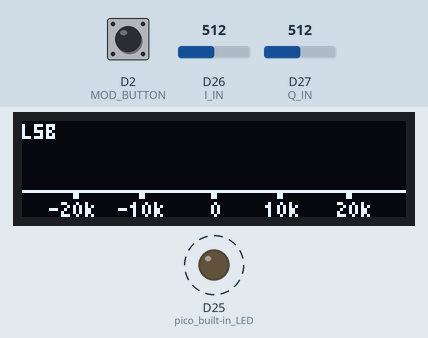
Simulated run of this sketch. Board: Arduino Due. Shown: 128×32 one-colour display, output pins drawn as LEDs (lit = HIGH). Dashed ring = blinking. The test bench sets the inputs (shaded band); at power-on: D2 (MOD_BUTTON) HIGH, D26 (I_IN) = 512, D27 (Q_IN) = 512 (analog values on the 0–1023 scale). What the sketch prints to the serial monitor is not drawn.

Above: at 1.77 s.
1.8 s: D2 (MOD_BUTTON) pulled LOW for 3.2 s
At 5.12 s:
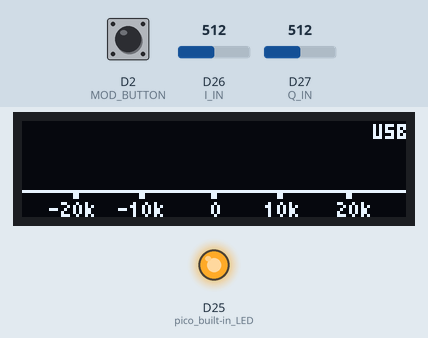
5.6 s: D26 (I_IN) set to 306
At 5.81 s:
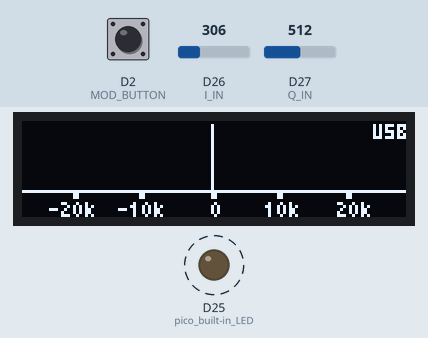
7.2 s: D27 (Q_IN) set to 716
8.7 s: D26 (I_IN) set to 122
At 8.85 s:
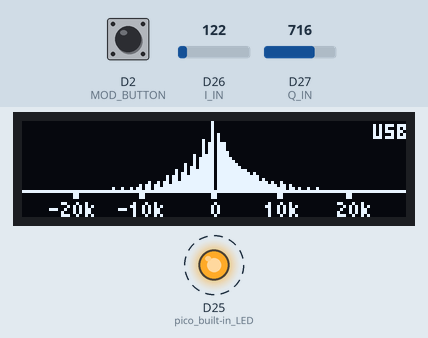
10.2 s: D2 (MOD_BUTTON) pulled LOW for 0.15 s
At 10.47 s:
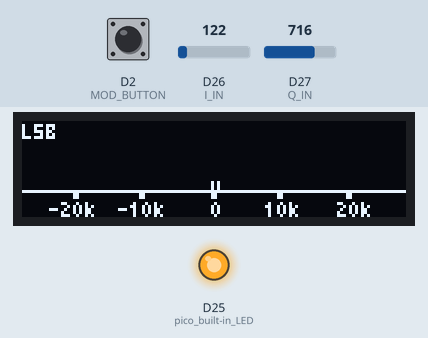
10.9 s: D27 (Q_IN) set to 900
At 11.13 s:
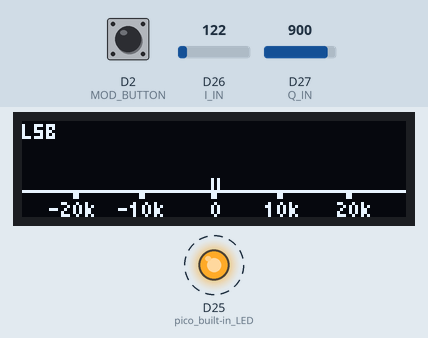
Timing chart, 0 to 13.5 s (numbered marks = the images above; inputs shaded):
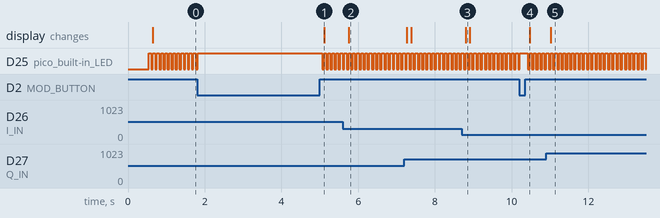

The sketch:

pico_BandScope_v1_128x32.ino
```cpp
/*
  OLED 128x32 Bandscope JR3XNW 2023/3/14
  Library to add
  arduinoFFT.h
  Wire.h
  U8g2lib.h
*/

#include <U8g2lib.h>
#include <Wire.h>
#include "arduinoFFT.h"

//**************************FFT*****************************
#define I_IN 26  //I-Input pins
#define Q_IN 27  //Q-Input pins
#define MOD_BUTTON 2  //mode switching

#define PX1 63  //Positive frequency screen (Q) origin 62
#define PY1 23  //Bottom edge of spectrum screen 42
#define PY2 24  //56
#define SAMPLES 256  //Must be a power of 2
#define WFrow 12

int mod = 0;

//U8G2_SSD1306_128X64_NONAME_F_HW_I2C u8g2(U8G2_R0, /* reset=*/U8X8_PIN_NONE);
U8G2_SSD1306_128X32_UNIVISION_F_HW_I2C u8g2(U8G2_R0, /* reset=*/ U8X8_PIN_NONE);

arduinoFFT FFT = arduinoFFT();

double vReal[SAMPLES];
double vImag[SAMPLES];

byte DSdata[256];
byte WFdata[WFrow][128];

void setup() {
  pinMode(25, OUTPUT);      // pico built-in LED
  pinMode(MOD_BUTTON,INPUT_PULLUP); //MODE_SWITCHING Set to input and pull-up
  Serial.begin(115200);

  analogReadResolution(12);  // Set ADC full scale to 12 bits
  u8g2.begin();
  u8g2.setFont(u8g2_font_6x10_tf);
  u8g2.setDrawColor(1);
  u8g2.setFontPosTop();  // The upper left corner is used as the character position reference.
  u8g2.clearBuffer();
  u8g2.drawStr(0, 0, "Band Scope v0.1");
  u8g2.sendBuffer();
  delay(500);

}

void loop() {
    digitalWrite(25, HIGH);  // Built-in LED lights up during sampling
    if(digitalRead(MOD_BUTTON) == LOW){Mod_Stp();} //When MOD_BUTTON is pressed, change mode

    /*SAMPLING*/
    if ( mod == 0 ) {
      for(int i=0; i<SAMPLES; i++)
      {
        vReal[i] = (analogRead(I_IN) - 2048) * 3.3 / 4096.0;  //Arduinoは「0」。
        vImag[i] = (analogRead(Q_IN) - 2048) * 3.3 / 4096.0;  //
      }
      digitalWrite(25, LOW);
    } else {
      for(int i=0; i<SAMPLES; i++)
      {
        vReal[i] = (analogRead(Q_IN) - 2048) * 3.3 / 4096.0;  //Arduinoは「0」。
        vImag[i] = (analogRead(I_IN) - 2048) * 3.3 / 4096.0;  //
      }
      digitalWrite(25, LOW);
    }

    /*FFT*/
    FFT.Windowing(vReal, SAMPLES, FFT_WIN_TYP_HAMMING, FFT_FORWARD);
    FFT.Windowing(vImag, SAMPLES, FFT_WIN_TYP_HAMMING, FFT_FORWARD);
    FFT.Compute(vReal, vImag, SAMPLES, FFT_REVERSE);
    FFT.ComplexToMagnitude(vReal, vImag, SAMPLES);

    u8g2.clearBuffer();  // Screen buffer clear
    showScope();  // Spectrum Display
    showGraphics();  // Scale line and other indications
    show_mod();  //mode
    u8g2.sendBuffer();  //

    delay(1);  //Repeat the process every second OR:

}

//////////////////////////
//Processing when STEP SW is pressed
//////////////////////////
void Mod_Stp()
{
  if(mod == 0){
    mod = 1;
  }
  else{
    mod = 0;
  }
  delay(10);
  //Step_Disp(STEP);
  while(digitalRead(MOD_BUTTON) == LOW){
    delay(10);
  }
}

//////////////////////////
//Band scope display
//////////////////////////
void showScope() {  // Spectrum Display
  int d, d1, d2;

  for (int xi = 1; xi < 64; xi++) {  // Positive frequency spectrum display
      d1 = barLength(vReal[xi*2]);
      d2 = barLength(vImag[xi*2+1]);
    d = sqrt(d1 * d1 + d2 * d2);
    u8g2.drawVLine(xi + 64 , PY1 - d, d);
  }
  for (int xi = 64; xi < 128; xi++) { // Negative frequency spectrum display
      d1 = barLength(vReal[xi*2]);
      d2 = barLength(vImag[xi*2+1]);
    d = sqrt(d1 * d1 + d2 * d2);
    u8g2.drawVLine(xi - 64 , PY1 - d, d);
  }
}

//////////////////////////
//LSB/USB switching
//////////////////////////
void show_mod() {  // Spectrum Display
  u8g2.setFont(u8g2_font_micro_tr);  // Small font(3x5)
  if ( mod == 0 ){
    u8g2.drawStr(0, 0, "LSB");       //
  } else {
    u8g2.drawStr(117, 0, "USB");       //
  }
}

//////////////////////////
//Graph Length
//////////////////////////
int barLength(double d) {  // Calculate the length of the graph
  float fy;
  int y;

  fy = 14.0 * (log10(d) + 3.3);  //3.3 14
  y = fy;
  y = constrain(y, 0, 22);  // Cut off upper and lower limits

  /*For Test*/
  Serial.print(d, 4);
  Serial.print(", ");
  Serial.print(fy);
  Serial.print(", ");
  Serial.println(y);

  return y;
}

//////////////////////////
//on-screen display
//////////////////////////
void showGraphics() {  // Modifying Graphs
  // area demarcation line
  //u8g2.drawHLine(0, PY1, 128);  // lower end of the spectrum
  u8g2.drawHLine(0, 23, 128);  // Lower end line for waterfall 55
  //u8g2.drawFrame(0, 0, 128, 13);
  //u8g2.drawLine(63, 0, 63, 13);

  // Frequency scale (horizontal axis)
  u8g2.drawBox(PX1 - 24, PY2, 2, 2);  // Positive Frequency 10kscale
  u8g2.drawBox(PX1 - 46, PY2, 2, 2);  // Positive Frequency 20kscale

  u8g2.drawBox(PX1, PY2, 2, 2);       // Negative frequency 0kscale
  u8g2.drawBox(PX1 + 22, PY2, 2, 2);  // Negative frequency 10kscale
  u8g2.drawBox(PX1 + 45, PY2, 2, 2);  // Negative frequency 20kscale

  u8g2.setFont(u8g2_font_micro_tr);  // Small font(3x5)
  u8g2.drawStr(9, 26, "-20k");       // Negative frequency display 58
  u8g2.drawStr(32, 26, "-10k");

  u8g2.drawStr(63, 26, "0");  // Positive Frequency
  u8g2.drawStr(81, 26, "10k");
  u8g2.drawStr(105, 26, "20k");

}
```

Measured:
- after the input at 1.8 s, the display: changes after 3.3 s (image 1)
- after the input at 5.6 s, the display: changes after 0.15 s (image 2)
- after the input at 8.7 s, the display: changes after 0.10 s (image 3)
- after the input at 10.2 s, the display: changes after 0.27 s (image 4)
- after the input at 10.9 s, the display: changes after 0.11 s (image 5)
- by itself, D25 (pico_built-in_LED): repeats every 0.11 s: LOW 0.05 s, HIGH 0.06 s
